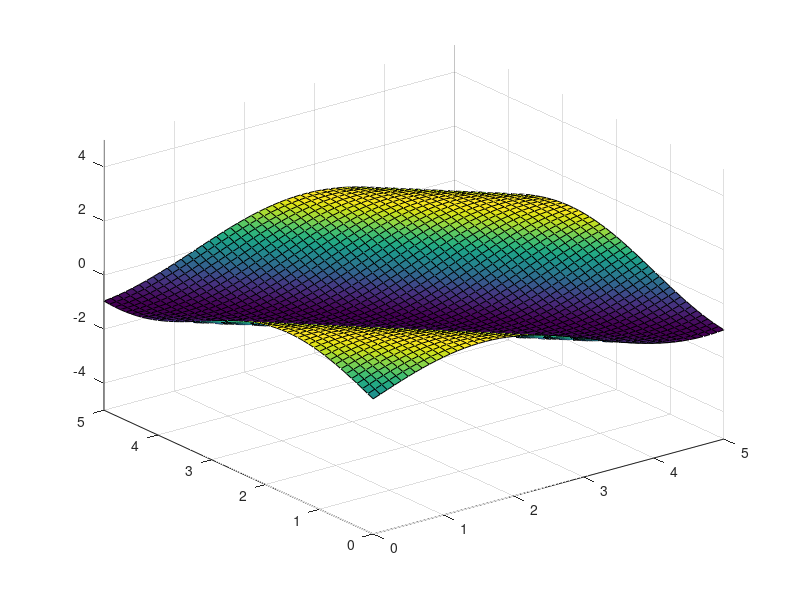

Source code (MATLAB): (Note: this script raises an error after producing the figure.)
clear
V = 0.1;
s = 0;

[X, Y] = meshgrid(s:0.1:(s+5));
Z = sin(X + Y);
p = surf(X, Y, Z);

axis([-inf inf -inf inf -5 5]);
while true
    [X, Y] = meshgrid(s:0.1:(s+5));
    Z = sin(X + Y);
    p.ZData = Z;
    drawnow;
    s = s+V;
    pause(.1);
end